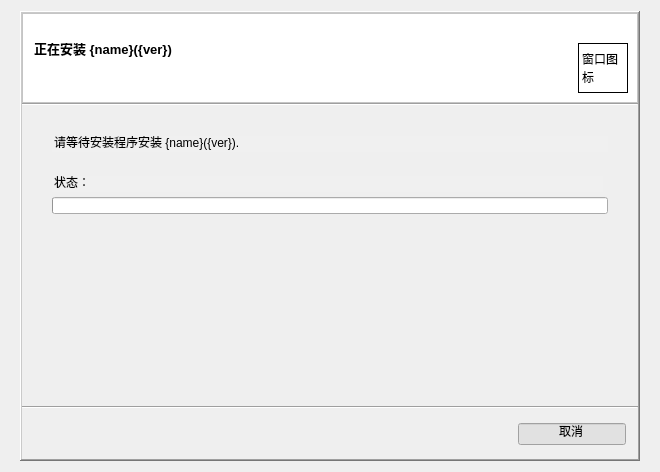
                     <widget class="QWidget" name="scrollAreaWidgetContents_9">
                      <property name="geometry">
                       <rect>
                        <x>0</x>
                        <y>-87</y>
                        <width>660</width>
                        <height>472</height>
                       </rect>
                      </property>
                      <layout class="QGridLayout" name="gridLayout_43">
                       <item row="0" column="0">
                        <widget class="QFrame" name="frame_18">
                         <property name="minimumSize">
                          <size>
                           <width>620</width>
                           <height>450</height>
                          </size>
                         </property>
                         <property name="maximumSize">
                          <size>
                           <width>620</width>
                           <height>450</height>
                          </size>
                         </property>
                         <property name="frameShape">
                          <enum>QFrame::WinPanel</enum>
                         </property>
                         <property name="frameShadow">
                          <enum>QFrame::Raised</enum>
                         </property>
                         <layout class="QGridLayout" name="gridLayout_44">
                          <property name="leftMargin">
                           <number>0</number>
                          </property>
                          <property name="topMargin">
                           <number>0</number>
                          </property>
                          <property name="rightMargin">
                           <number>0</number>
                          </property>
                          <property name="bottomMargin">
                           <number>0</number>
                          </property>
                          <property name="spacing">
                           <number>0</number>
                          </property>
                          <item row="7" column="0">
                           <widget class="QLabel" name="label_70">
                            <property name="text">
                             <string/>
                            </property>
                           </widget>
                          </item>
                          <item row="2" column="0" colspan="2">
                           <widget class="Line" name="line_14">
                            <property name="orientation">
                             <enum>Qt::Horizontal</enum>
                            </property>
                           </widget>
                          </item>
                          <item row="3" column="0" colspan="2">
                           <widget class="QWidget" name="widget_17" native="true">
                            <property name="sizePolicy">
                             <sizepolicy hsizetype="Preferred" vsizetype="Expanding">
                              <horstretch>0</horstretch>
                              <verstretch>0</verstretch>
                             </sizepolicy>
                            </property>
                            <layout class="QGridLayout" name="gridLayout_45">
                             <property name="leftMargin">
                              <number>30</number>
                             </property>
                             <property name="topMargin">
                              <number>30</number>
                             </property>
                             <property name="rightMargin">
                              <number>30</number>
                             </property>
                             <property name="bottomMargin">
                              <number>5</number>
                             </property>
                             <property name="spacing">
                              <number>5</number>
                             </property>
                             <item row="4" column="0" colspan="2">
                              <widget class="QProgressBar" name="ui_p4Pb">
                               <property name="maximumSize">
                                <size>
                                 <width>16777215</width>
                                 <height>17</height>
                                </size>
                               </property>
                               <property name="value">
                                <number>0</number>
                               </property>
                               <property name="textVisible">
                                <bool>false</bool>
                               </property>
                              </widget>
                             </item>
                             <item row="2" column="0" colspan="2">
                              <widget class="QLabel" name="label_71">
                               <property name="text">
                                <string/>
                               </property>
                              </widget>
                             </item>
                             <item row="1" column="0" colspan="2">
                              <widget class="QLineEdit" name="ui_p4Text">
                               <property name="styleSheet">
                                <string notr="true">background-color: rgb(240, 240, 240);</string>
                               </property>
                               <property name="text">
                                <string>请等待安装程序安装 {name}({ver}).</string>
                               </property>
                               <property name="frame">
                                <bool>false</bool>
                               </property>
                              </widget>
                             </item>
                             <item row="5" column="0" colspan="2">
                              <spacer name="verticalSpacer_5">
                               <property name="orientation">
                                <enum>Qt::Vertical</enum>
                               </property>
                               <property name="sizeHint" stdset="0">
                                <size>
                                 <width>20</width>
                                 <height>40</height>
                                </size>
                               </property>
                              </spacer>
                             </item>
                             <item row="3" column="0">
                              <widget class="QLineEdit" name="ui_p4Statu">
                               <property name="styleSheet">
                                <string notr="true">background-color: rgb(240, 240, 240);</string>
                               </property>
                               <property name="text">
                                <string>状态：</string>
                               </property>
                               <property name="frame">
                                <bool>false</bool>
                               </property>
                              </widget>
                             </item>
                            </layout>
                           </widget>
                          </item>
                          <item row="0" column="0" colspan="2">
                           <widget class="QFrame" name="frame_19">
                            <property name="sizePolicy">
                             <sizepolicy hsizetype="Preferred" vsizetype="Maximum">
                              <horstretch>0</horstretch>
                              <verstretch>0</verstretch>
                             </sizepolicy>
                            </property>
                            <property name="styleSheet">
                             <string notr="true">background-color: rgb(255, 255, 255);</string>
                            </property>
                            <property name="frameShape">
                             <enum>QFrame::StyledPanel</enum>
                            </property>
                            <property name="frameShadow">
                             <enum>QFrame::Raised</enum>
                            </property>
                            <layout class="QGridLayout" name="gridLayout_46">
                             <item row="1" column="0" colspan="2">
                              <widget class="QLineEdit" name="ui_p4Title">
                               <property name="font">
                                <font>
                                 <family>Microsoft YaHei UI</family>
                                 <pointsize>10</pointsize>
                                 <weight>75</weight>
                                 <bold>true</bold>
                                </font>
                               </property>
                               <property name="text">
                                <string>正在安装 {name}({ver})</string>
                               </property>
                               <property name="frame">
                                <bool>false</bool>
                               </property>
                               <property name="clearButtonEnabled">
                                <bool>false</bool>
                               </property>
                              </widget>
                             </item>
                             <item row="1" column="2" rowspan="2">
                              <widget class="QLabel" name="ui_p4Icon">
                               <property name="minimumSize">
                                <size>
                                 <width>50</width>
                                 <height>50</height>
                                </size>
                               </property>
                               <property name="maximumSize">
                                <size>
                                 <width>50</width>
                                 <height>50</height>
                                </size>
                               </property>
                               <property name="frameShape">
                                <enum>QFrame::Box</enum>
                               </property>
                               <property name="text">
                                <string>窗口图标</string>
                               </property>
                               <property name="textFormat">
                                <enum>Qt::PlainText</enum>
                               </property>
                               <property name="scaledContents">
                                <bool>true</bool>
                               </property>
                               <property name="wordWrap">
                                <bool>true</bool>
                               </property>
                               <property name="textInteractionFlags">
                                <set>Qt::TextBrowserInteraction</set>
                               </property>
                              </widget>
                             </item>
                             <item row="0" column="0" colspan="3">
                              <widget class="QLabel" name="label_86">
                               <property name="text">
                                <string/>
                               </property>
                              </widget>
                             </item>
                             <item row="2" column="0" colspan="2">
                              <widget class="QLabel" name="label_72">
                               <property name="text">
                                <string/>
                               </property>
                              </widget>
                             </item>
                            </layout>
                           </widget>
                          </item>
                          <item row="5" column="0">
                           <widget class="QLabel" name="label_75">
                            <property name="text">
                             <string/>
                            </property>
                           </widget>
                          </item>
                          <item row="6" column="0" colspan="2">
                           <widget class="QWidget" name="widget_18" native="true">
                            <property name="sizePolicy">
                             <sizepolicy hsizetype="Preferred" vsizetype="Fixed">
                              <horstretch>0</horstretch>
                              <verstretch>0</verstretch>
                             </sizepolicy>
                            </property>
                            <layout class="QHBoxLayout" name="horizontalLayout_15">
                             <property name="spacing">
                              <number>5</number>
                             </property>
                             <property name="leftMargin">
                              <number>0</number>
                             </property>
                             <property name="topMargin">
                              <number>0</number>
                             </property>
                             <property name="rightMargin">
                              <number>0</number>
                             </property>
                             <property name="bottomMargin">
                              <number>0</number>
                             </property>
                             <item>
                              <spacer name="horizontalSpacer_14">
                               <property name="orientation">
                                <enum>Qt::Horizontal</enum>
                               </property>
                               <property name="sizeType">
                                <enum>QSizePolicy::Expanding</enum>
                               </property>
                               <property name="sizeHint" stdset="0">
                                <size>
                                 <width>161</width>
                                 <height>20</height>
                                </size>
                               </property>
                              </spacer>
                             </item>
                             <item>
                              <widget class="QLabel" name="label_76">
                               <property name="text">
                                <string/>
                               </property>
                              </widget>
                             </item>
                             <item>
                              <widget class="QLineEdit" name="ui_p4ExitBtn">
                               <property name="sizePolicy">
                                <sizepolicy hsizetype="Preferred" vsizetype="Fixed">
                                 <horstretch>0</horstretch>
                                 <verstretch>0</verstretch>
                                </sizepolicy>
                               </property>
                               <property name="styleSheet">
                                <string notr="true">background-color: rgb(225, 225, 225);</string>
                               </property>
                               <property name="text">
                                <string>取消</string>
                               </property>
                               <property name="alignment">
                                <set>Qt::AlignCenter</set>
                               </property>
                              </widget>
                             </item>
                             <item>
                              <widget class="QLabel" name="label_77">
                               <property name="text">
                                <string/>
                               </property>
                              </widget>
                             </item>
                            </layout>
                           </widget>
                          </item>
                          <item row="4" column="0" colspan="2">
                           <widget class="Line" name="line_15">
                            <property name="orientation">
                             <enum>Qt::Horizontal</enum>
                            </property>
                           </widget>
                          </item>
                         </layout>
                        </widget>
                       </item>
                      </layout>
                     </widget>
